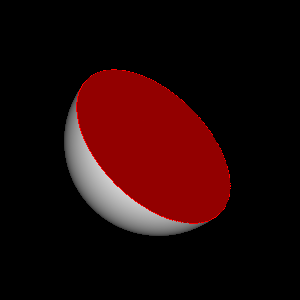

Write the Python code that produced this figure.
#!/usr/bin/env python

# Clip a high-resolution sphere with a plane using vtkPolyDataPlaneClipper,
# displaying both the clipped surface and the capping polygon.

# Factory overrides
import vtkmodules.vtkInteractionStyle  # noqa: F401
import vtkmodules.vtkRenderingOpenGL2  # noqa: F401

from vtkmodules.vtkCommonDataModel import vtkPlane
from vtkmodules.vtkFiltersCore import vtkPolyDataPlaneClipper
from vtkmodules.vtkFiltersSources import vtkSphereSource
from vtkmodules.vtkRenderingCore import (
    vtkActor,
    vtkPolyDataMapper,
    vtkRenderWindow,
    vtkRenderWindowInteractor,
    vtkRenderer,
)

resolution = 1024

# Source: high-resolution sphere
sphere = vtkSphereSource()
sphere.SetCenter(0.0, 0.0, 0.0)
sphere.SetRadius(0.25)
sphere.SetThetaResolution(2 * resolution)
sphere.SetPhiResolution(resolution)
sphere.Update()

# Cut plane
plane = vtkPlane()
plane.SetOrigin(0, 0, 0)
plane.SetNormal(-1, -1, -1)

# Plane clipper with capping
clipper = vtkPolyDataPlaneClipper()
clipper.SetInputConnection(sphere.GetOutputPort())
clipper.SetPlane(plane)
clipper.SetBatchSize(10000)
clipper.CappingOn()
clipper.Update()

# Clipped surface
mapper = vtkPolyDataMapper()
mapper.SetInputConnection(clipper.GetOutputPort())

actor = vtkActor()
actor.SetMapper(mapper)

# Cap surface
cap_mapper = vtkPolyDataMapper()
cap_mapper.SetInputConnection(clipper.GetOutputPort(1))

cap_actor = vtkActor()
cap_actor.SetMapper(cap_mapper)
cap_actor.GetProperty().SetColor(1, 0, 0)

# Renderer
renderer = vtkRenderer()
renderer.AddActor(actor)
renderer.AddActor(cap_actor)
renderer.SetBackground(0, 0, 0)

# Window
render_window = vtkRenderWindow()
render_window.SetMultiSamples(0)
render_window.AddRenderer(renderer)
render_window.SetSize(300, 300)
render_window.SetWindowName("polydata plane clipper")

# Scene
renderer.ResetCamera()

# Interactor
interactor = vtkRenderWindowInteractor()
interactor.SetRenderWindow(render_window)

interactor.Initialize()
interactor.Start()
